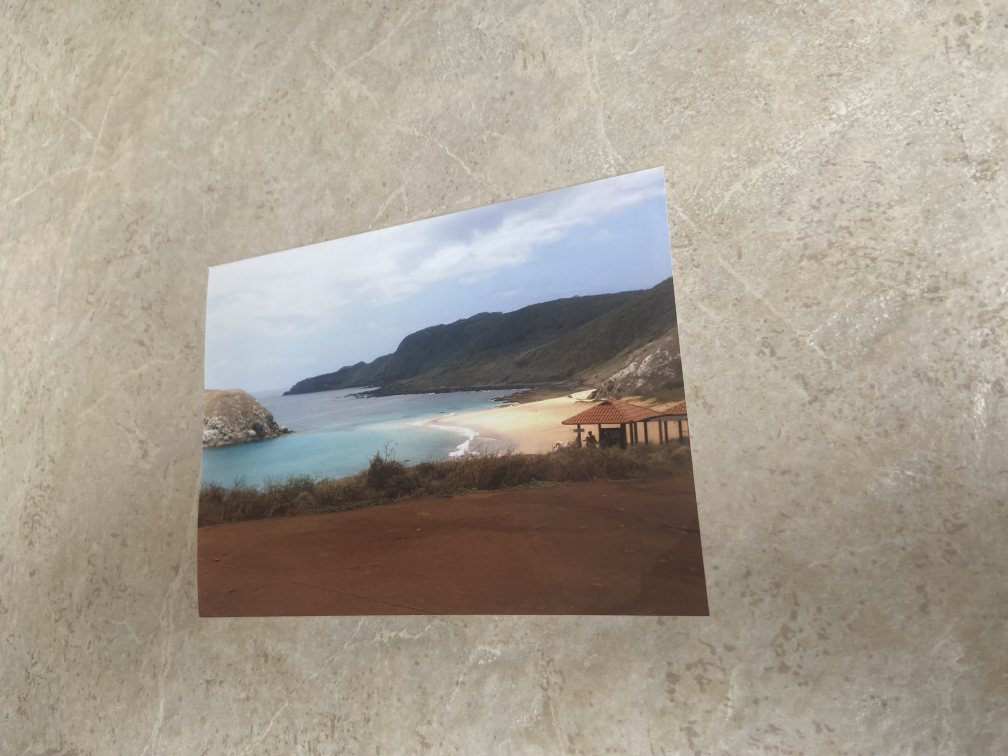
#> input picture img/foto1_cap1.jpg, 4032 x 3024 px (shown at 1/4 size)
$ python script.py
#> lines starting #> are read from the running program, lines starting #| are printed output that depends on the picture
import cv2
import numpy as np
from math import log10, sqrt

#Função que captura o clique na imagem
def click_event(event, x, y, flags, params):
    if event == cv2.EVENT_LBUTTONDOWN:
      if(len(p) < 4):                 # Aceita somente os 4 primeiros cliques
        p.append([x,y])               # Insere o ponto clicado no array
        font = cv2.FONT_HERSHEY_SIMPLEX
        cv2.putText(img, '(' + str(x) + ',' + str(y) + ')', (x+5,y-5), font, 0.4, (255, 0, 0), 1)
        cv2.circle(img, (x, y), 3, (0, 0, 255), -1)
        cv2.imshow('Imagem', img)

#Função para calculo quantitativo
def PSNR(img_origin, img_result):
    mse = np.mean((img_origin - img_result) ** 2)
    if(mse == 0):
        return 100
    max_pixel = 255.0
    psnr = 20 * log10(max_pixel / sqrt(mse))
    return psnr

if __name__=="__main__":

    #Informar o nome da imagem de input
    img_name = 'img/foto1_cap1.jpg'
    img_result_name = 'img/foto2_gt.jpg'

    #Leitura das imagens
    img = cv2.imread(img_name, 1)
#> img is the input picture: shape (3024, 4032, 3); mean B, G, R 145.2, 157.9, 166.1
    img2 = cv2.imread(img_name, 1)
    img_result = cv2.imread(img_result_name, 1)
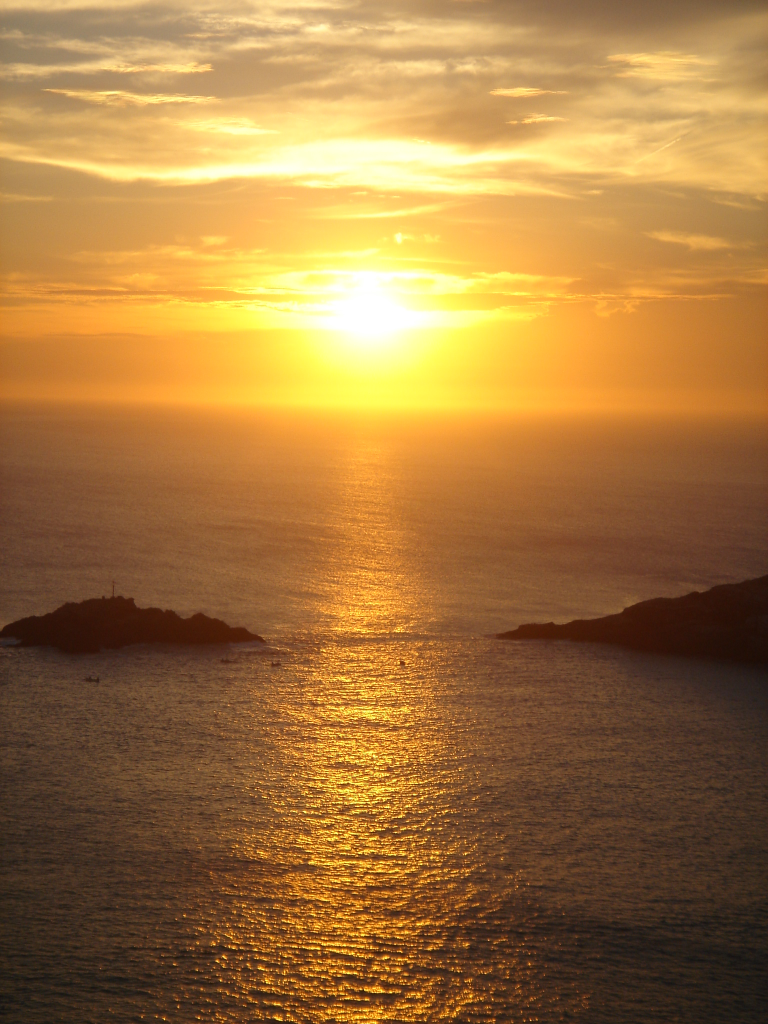
#> input picture img/foto2_gt.jpg, 1536 x 2048 px (shown at 1/2 size)
#> img_result is the input picture: shape (2048, 1536, 3); mean B, G, R 64, 119.3, 163.3

    #Identifica se a imagem está em retrato ou paisagem
    if(img.shape[0] > img.shape[1]):
      isPortrait = True
    else:
      isPortrait = False

    #Informar o tamanho desejado da imagem
    img_width = 1024
    img_height = 768

    #Ajuste do tamanho
    if isPortrait:
      img_size = (img_height, img_width)
    else:
      img_size = (img_width, img_height)

    #Ajusta tamanho da imagem
    img = cv2.resize(img, img_size)
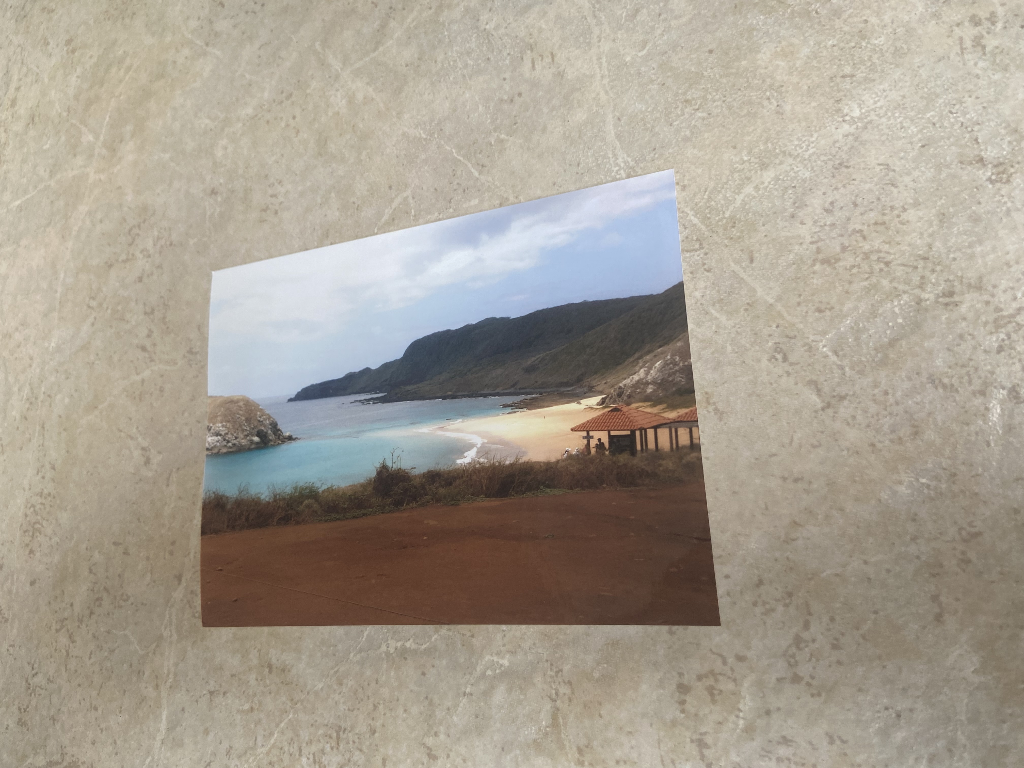
#> img: shape (768, 1024, 3); mean B, G, R 145.1, 157.8, 166
    img2 = cv2.resize(img, img_size)
    img_result = cv2.resize(img_result, img_size)
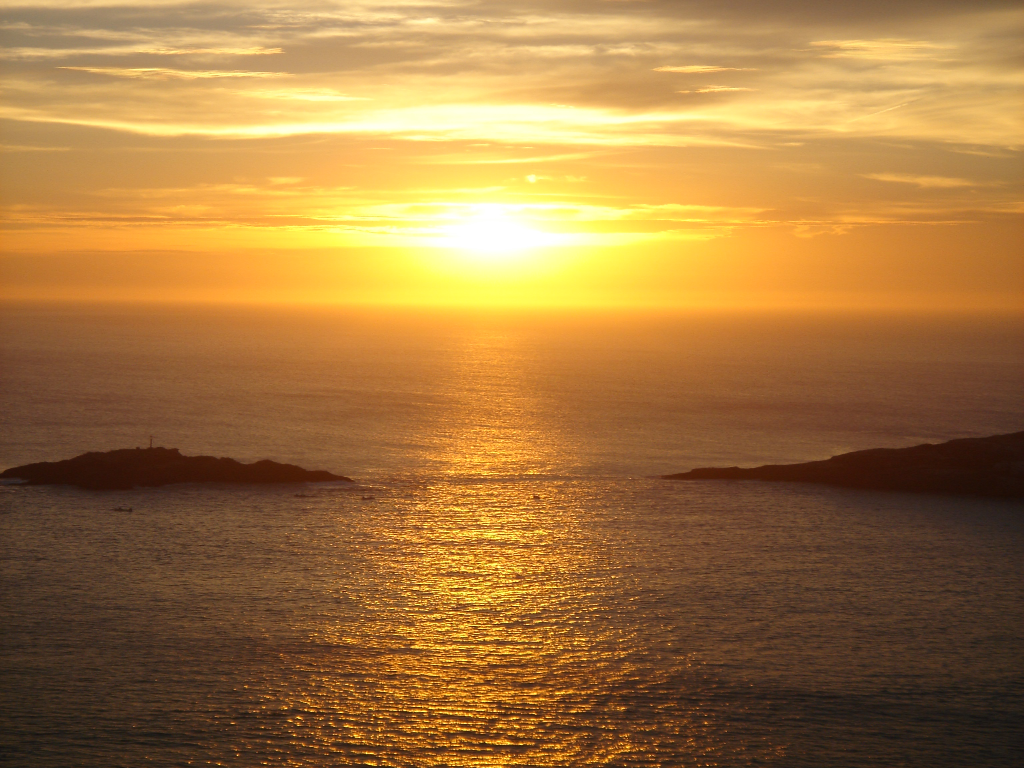
#> img_result: shape (768, 1024, 3); mean B, G, R 63.9, 119.2, 163.3

    #Array com coordenadas do quatro cantos
    p =[]
    font = cv2.FONT_HERSHEY_SIMPLEX
    cv2.putText(img, "Ordem dos cliques na foto:", (20,20), font, 0.7, (255, 0, 0), 2)
    cv2.putText(img, "Superior ESQ -> Superior DIR -> Inferior DIR -> Inferior ESQ -> ENTER", (20,40), font, 0.5, (255, 0, 0), 1)
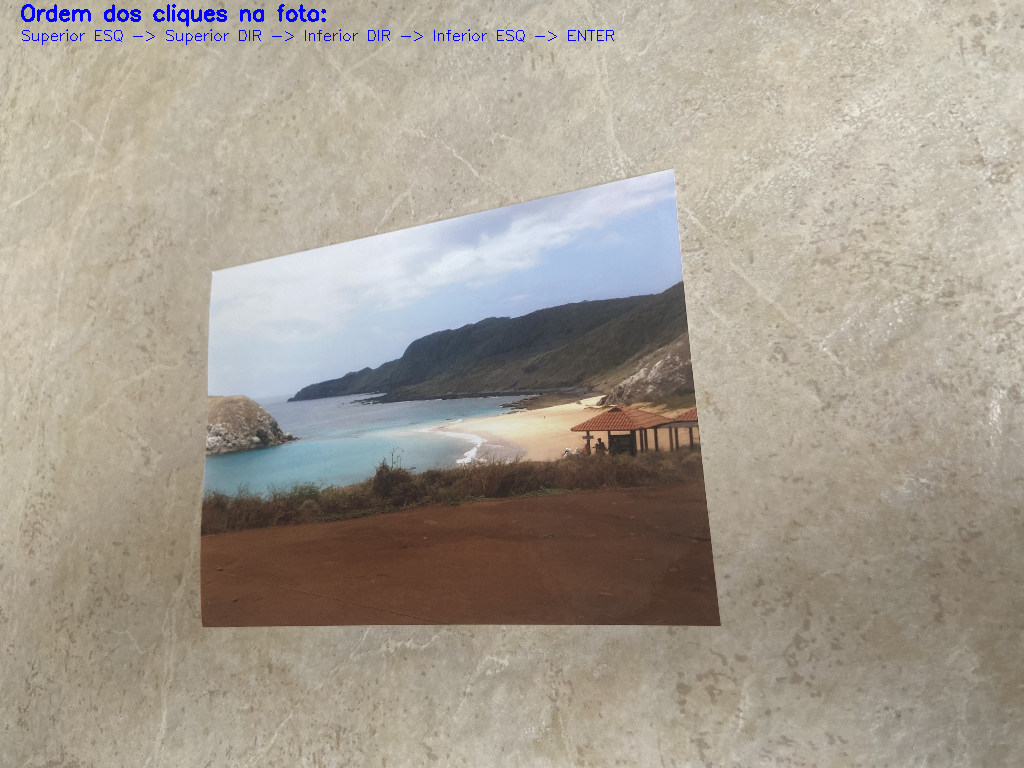
#> img: shape (768, 1024, 3); mean B, G, R 145.4, 157.1, 165.3
    #Solicitação para clicar nos quatro cantos
    cv2.imshow('Imagem', img)
    cv2.setMouseCallback('Imagem', click_event)
    cv2.waitKey(0)
    cv2.destroyAllWindows()

    #Arrays necessários para a homografia
    pts_src = np.array(p)
    pts_dst = np.array([[0, 0],[img2.shape[1], 0],[img2.shape[1], img2.shape[0]],[0, img2.shape[0]]])

    #Execução da homografia e correção de perspectiva
#> (the run stopped early here; a loop or call above may not have finished)
